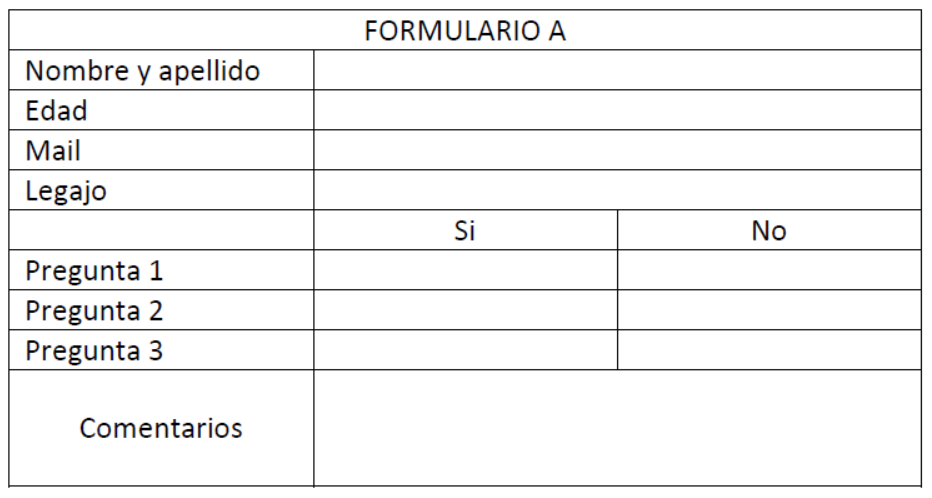
#> input picture formulario_vacio.png, 932 x 498 px
$ python ejemplo_ej_2.py
#> lines starting #> are read from the running program, lines starting #| are printed output that depends on the picture
import cv2
import numpy as np

#PRUEBA
f0 = cv2.imread('formulario_vacio.png', cv2.IMREAD_GRAYSCALE)
#> f0: shape (498, 932); min 0, max 255, mean 243.4
f1 = cv2.imread('formulario_01.png', cv2.IMREAD_GRAYSCALE)
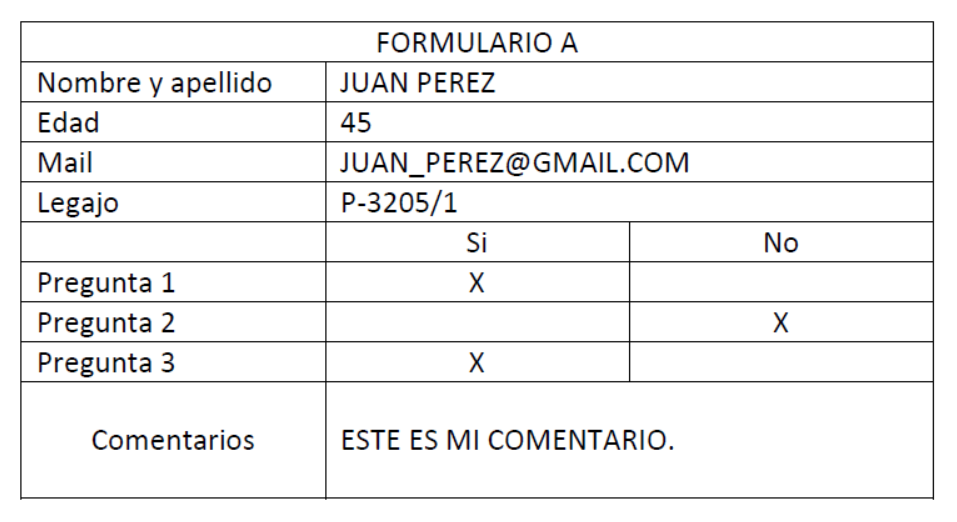
#> input picture formulario_01.png, 957 x 522 px
#> f1: shape (522, 957); min 0, max 255, mean 241.2
f2 = cv2.imread('formulario_02.png', cv2.IMREAD_GRAYSCALE)
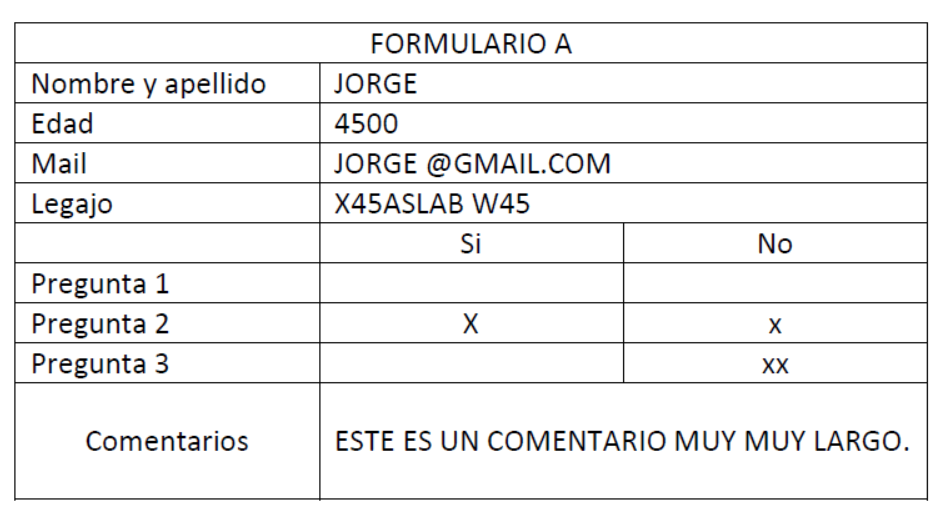
#> input picture formulario_02.png, 942 x 520 px
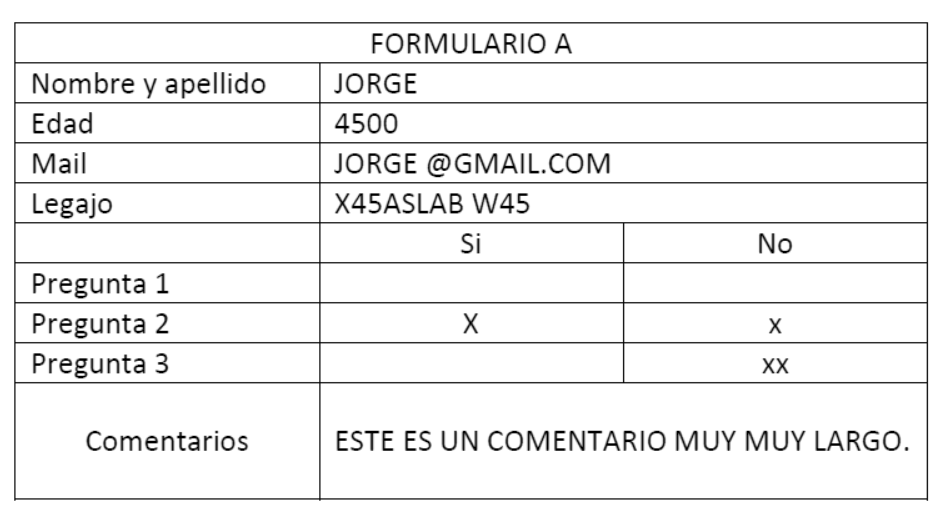
#> f2: shape (520, 942); min 0, max 255, mean 240.4
f3 = cv2.imread('formulario_03.png', cv2.IMREAD_GRAYSCALE)
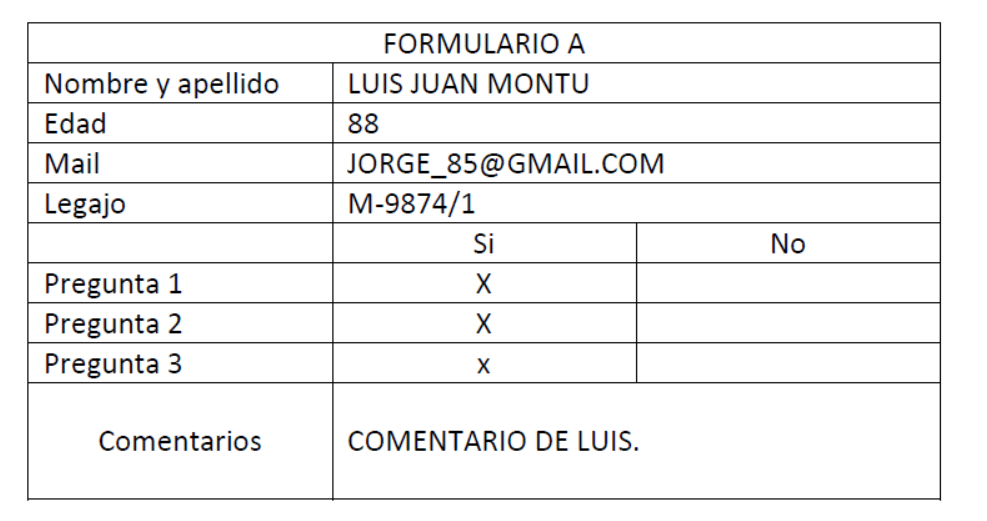
#> input picture formulario_03.png, 987 x 521 px
#> f3: shape (521, 987); min 0, max 255, mean 241.6
f4 = cv2.imread('formulario_04.png', cv2.IMREAD_GRAYSCALE)
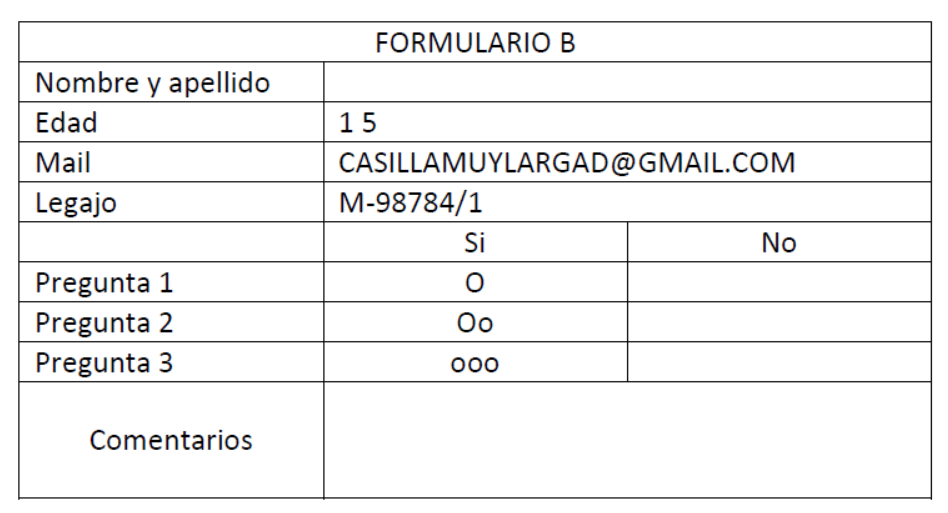
#> input picture formulario_04.png, 948 x 513 px
#> f4: shape (513, 948); min 0, max 255, mean 241.7
f5 = cv2.imread('formulario_05.png', cv2.IMREAD_GRAYSCALE)
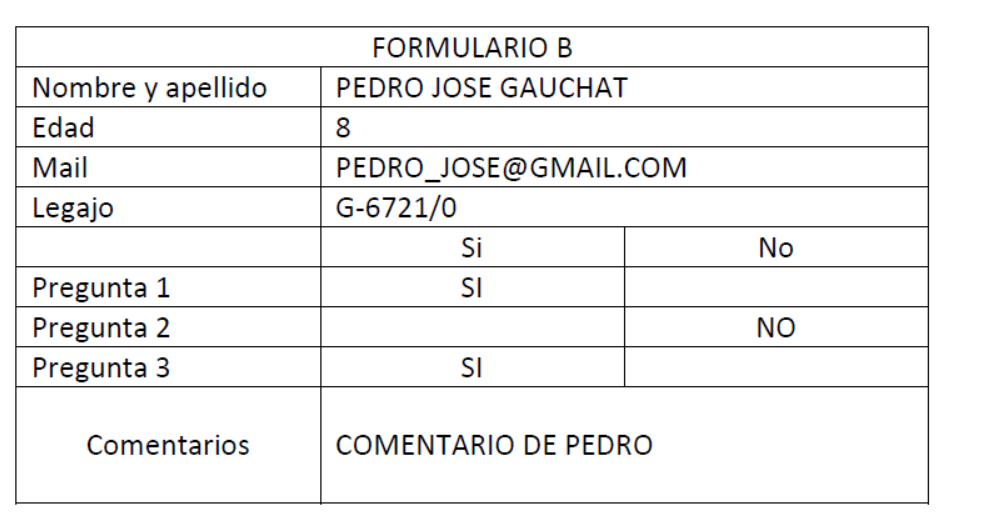
#> input picture formulario_05.png, 986 x 525 px
#> f5: shape (525, 986); min 0, max 255, mean 241.3

#> (the run stopped early here; a loop or call above may not have finished)
